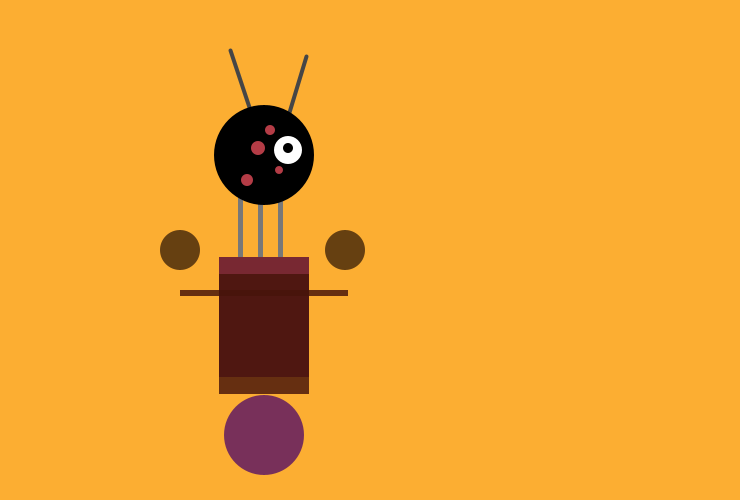
Frame 1 (no input)
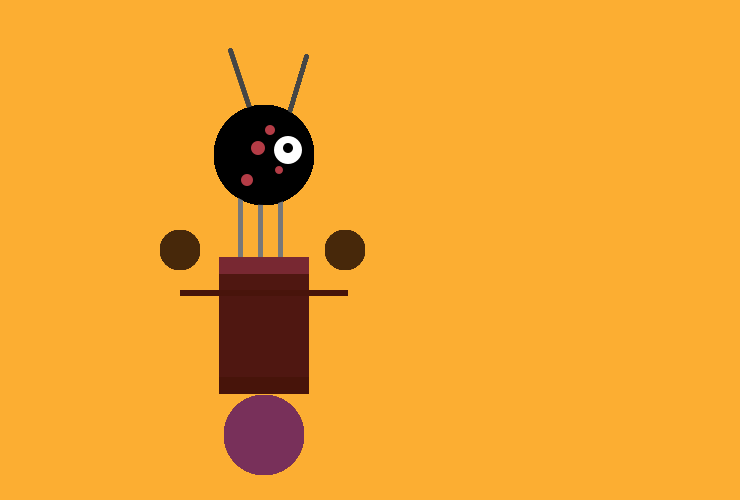
Frame 60 (the mouse pressed at the canvas centre just before this capture)
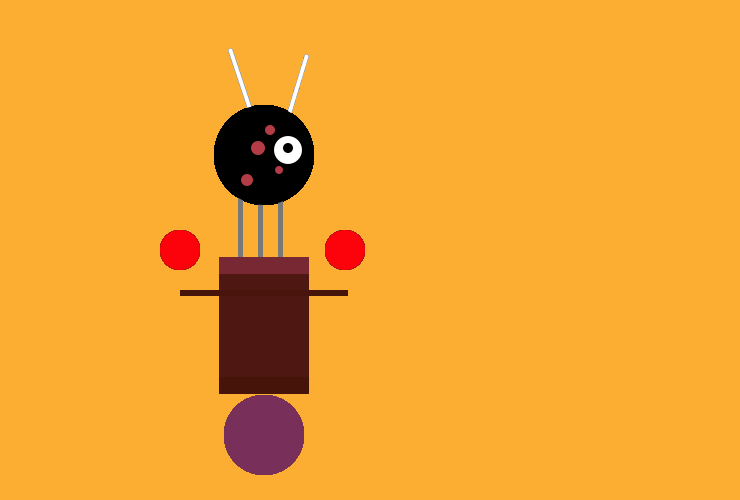
Frame 120 (the mouse held since frame 60 and released just before this capture)

The Processing sketch that drew these frames (run headless with seeded random() and noise(); from frame 60 on, the mouse is pressed at the canvas centre):

// Processing sketch: processing_56032
// ── processing_56032.pde

void setup() { 
  size(740, 500);
  smooth(); 
  strokeWeight(2);
  background(252, 174, 50);
  ellipseMode(RADIUS);
}
void draw() {
  
//neck
stroke(120);
strokeWeight(5);
line(240, 257, 240, 162);
line(260, 257, 260, 162);
line(280, 257, 280, 162); 


//Antennae

stroke(70);
strokeWeight(4);
line(265, 155, 230, 50);
line(276, 155, 306, 56);
  if(mousePressed){
    stroke(255);
    line(265, 155, 230, 50);
    line(276, 155, 306, 56);
  }
  
    
//body
noStroke();
fill(120, 48, 90); 
ellipse(264, 435, 40, 40);
fill(8);
strokeWeight(10);
fill(120, 40, 50);
rect(219, 257, 90, 120);
fill(70, 20, 10, 210);
rect(219, 274, 90, 120);  //arms
rect(180, 290, 168, 6);   //arms
strokeWeight(5);
fill(70, 40, 10, 210); // colour for orbs above arm
ellipse(180, 250, 20, 20);
ellipse(345, 250, 20, 20);

  if(mousePressed){
    fill (252, 3, 11);
    ellipse(180, 250, 20, 20);
    ellipse(345, 250, 20, 20);
} else {
    fill (255);
  }



  
//head
fill(0);
strokeWeight(20);
ellipse(264, 155, 50, 50);
fill(255);
ellipse(288, 150, 14, 14);
fill(0);
ellipse(288, 148, 5, 5);
fill(180, 60, 70);
ellipse(258, 148, 7, 7);
ellipse(270, 130, 5, 5);
ellipse(279, 170, 4, 4);
ellipse(247, 180, 6, 6);





}
